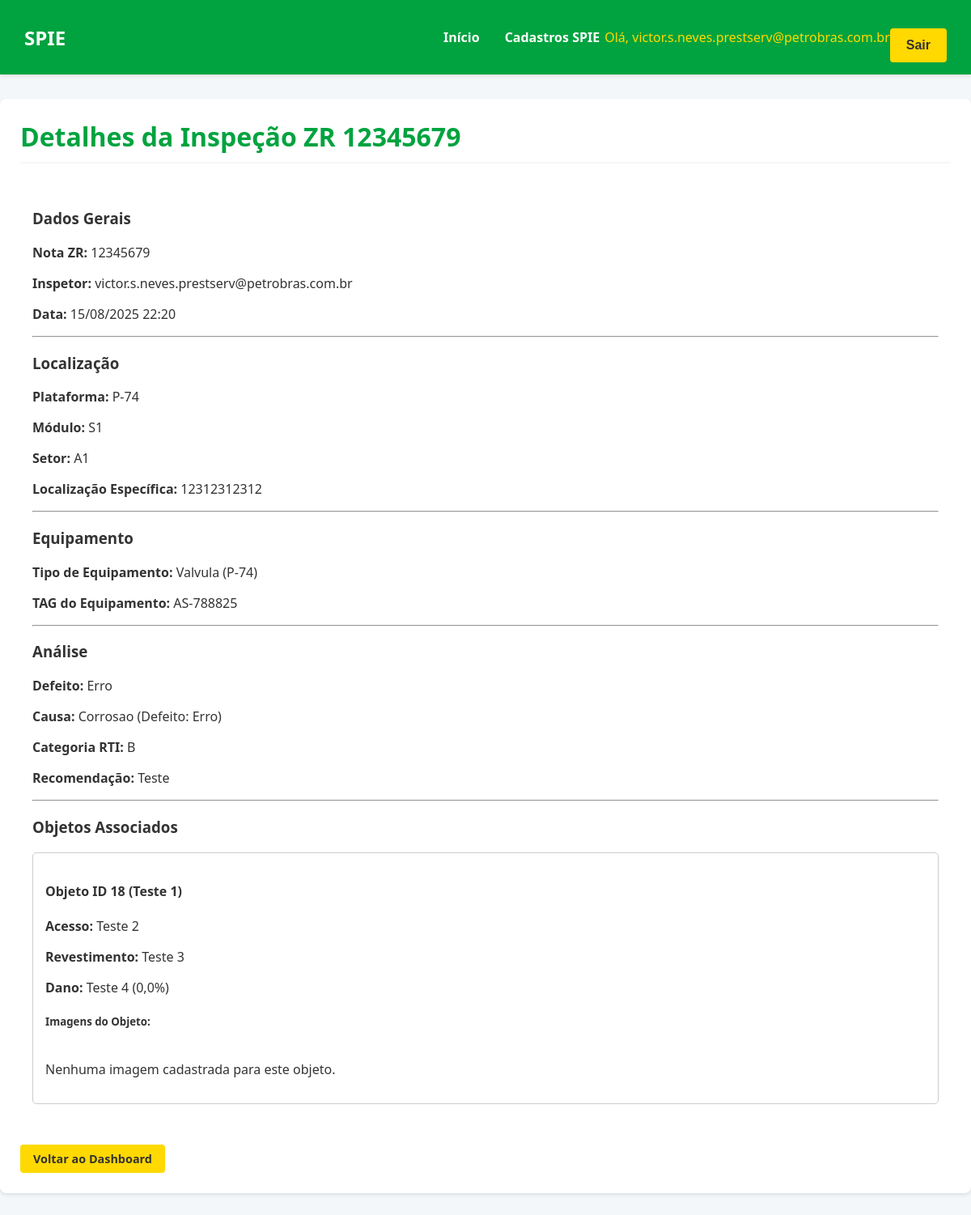
Page /inspecao/inspecao/2/ (signed in) on the committed database.
### spie/models.py (models this page shows, shortened)
class Inspecao(models.Model):
    usuario = models.ForeignKey(User, on_delete=models.PROTECT, related_name="inspecoes", verbose_name="Inspetor")
    nota_zr = models.CharField(max_length=8, unique=True, verbose_name="Nota ZR")
    plataforma = models.ForeignKey(Plataforma, on_delete=models.PROTECT)
    modulo = models.ForeignKey(Modulo, on_delete=models.PROTECT)
    setor = models.ForeignKey(Setor, on_delete=models.PROTECT)
    localizacao = models.CharField(max_length=255, verbose_name="Localização")
    tipo_equipamento = models.ForeignKey(TipoEquipamento, on_delete=models.PROTECT, verbose_name="Tipo de Equipamento")
    tag_equipamento = models.ForeignKey(TagEquipamento, on_delete=models.PROTECT, verbose_name="TAG do Equipamento")
    defeito = models.ForeignKey(Defeito, on_delete=models.PROTECT)
    causa = models.ForeignKey(Causa, on_delete=models.PROTECT)
    categoria_rti = models.ForeignKey(CategoriaRTI, on_delete=models.PROTECT, verbose_name="Categoria RTI")
    recomendacao = models.ForeignKey(Recomendacao, on_delete=models.PROTECT, verbose_name="Recomendação")
    objetos = models.ManyToManyField(Objeto, related_name="inspecoes")
    data_criacao = models.DateTimeField(auto_now_add=True)
    class Meta:
        verbose_name = "Inspeção"
        verbose_name_plural = "Inspeções"
        ordering = ['-data_criacao']

class Modulo(models.Model):
    nome = models.CharField(max_length=100, unique=True)

class Setor(models.Model):
    nome = models.CharField(max_length=100, unique=True)

class TipoEquipamento(models.Model):
    nome = models.CharField(max_length=150, unique=True, verbose_name="Tipo de Equipamento")
    plataforma = models.ForeignKey(Plataforma, on_delete=models.CASCADE, related_name="tipos_equipamento")
    def __str__(self): return f"{self.nome} ({self.plataforma.nome})"

class TagEquipamento(models.Model):
    chave = models.CharField(max_length=100, unique=True, verbose_name="TAG do Equipamento")
    tipo_equipamento = models.ForeignKey(TipoEquipamento, on_delete=models.CASCADE, related_name="tags")

class Defeito(models.Model):
    nome = models.CharField(max_length=150, unique=True)

class Causa(models.Model):
    nome = models.CharField(max_length=150)
    defeito = models.ForeignKey(Defeito, on_delete=models.CASCADE, related_name="causas")
    def __str__(self): return f"{self.nome} (Defeito: {self.defeito.nome})"

class CategoriaRTI(models.Model):
    nome = models.CharField(max_length=100, verbose_name="Categoria RTI")
    class Meta: verbose_name_plural = "Categorias RTI"

class Recomendacao(models.Model):
    nome = models.CharField(max_length=255)
    class Meta: verbose_name = "Recomendação"; verbose_name_plural = "Recomendações"

class Objeto(models.Model):
    tipo_objeto = models.ForeignKey(TipoObjeto, on_delete=models.PROTECT)
    acesso = models.ForeignKey(Acesso, on_delete=models.PROTECT)
    revestimento = models.ForeignKey(Revestimento, on_delete=models.PROTECT)
    dano = models.ForeignKey(Dano, on_delete=models.PROTECT)
    ex_dano = models.FloatField(default=0, verbose_name="Extensão do Dano (%)")
    complemento = models.TextField(blank=True, null=True)
    def __str__(self):
        return f"Objeto ID {self.id} ({self.tipo_objeto.nome})"

class TipoObjeto(models.Model):
    nome = models.CharField(max_length=100, unique=True)

class Acesso(models.Model):
    nome = models.CharField(max_length=100, unique=True)

class Revestimento(models.Model):
    nome = models.CharField(max_length=100, unique=True)

class Dano(models.Model):
    nome = models.CharField(max_length=100, unique=True)

### core/models.py (models this page shows, shortened)
class Plataforma(models.Model):
    nome = models.CharField(max_length=100, unique=True)

### spie/views.py (the view)
# urls.py: path('inspecao/<int:pk>/', views.InspecaoDetailView.as_view(), name='inspecao_detail'),
class InspecaoDetailView(LoginRequiredMixin, DetailView):
    model = Inspecao
    template_name = 'spie/inspecao_detail.html'
    context_object_name = 'inspecao'
    def get_queryset(self):
        return Inspecao.objects.select_related(
            'usuario', 'plataforma', 'modulo', 'setor', 'tipo_equipamento',
            'tag_equipamento', 'defeito', 'causa', 'categoria_rti', 'recomendacao'
        ).prefetch_related('objetos__imagens')
    def get_context_data(self, **kwargs):
        context = super().get_context_data(**kwargs)
        context['titulo'] = f"Detalhes da Inspeção ZR {self.object.nota_zr}"
        return context

### spie/templates/spie/inspecao_detail.html (shortened to what this page needs)
{% extends 'spie/base.html' %}
{% block content %}
<h1>{{ titulo }}</h1>
<div class.card>
    <div class="card-body">
        <h3>Dados Gerais</h3>
        <p><strong>Nota ZR:</strong> {{ inspecao.nota_zr }}</p>
        <p><strong>Inspetor:</strong> {{ inspecao.usuario.get_full_name|default:inspecao.usuario.username }}</p>
        <p><strong>Data:</strong> {{ inspecao.data_criacao|date:"d/m/Y H:i" }}</p>
        <hr>
        <h3>Localização</h3>
        <p><strong>Plataforma:</strong> {{ inspecao.plataforma.nome }}</p>
        <p><strong>Módulo:</strong> {{ inspecao.modulo.nome }}</p>
        <p><strong>Setor:</strong> {{ inspecao.setor.nome }}</p>
        <p><strong>Localização Específica:</strong> {{ inspecao.localizacao }}</p>
        <hr>
        <h3>Equipamento</h3>
        <p><strong>Tipo de Equipamento:</strong> {{ inspecao.tipo_equipamento }}</p>
        <p><strong>TAG do Equipamento:</strong> {{ inspecao.tag_equipamento.chave }}</p>
        <hr>
        <h3>Análise</h3>
        <p><strong>Defeito:</strong> {{ inspecao.defeito.nome }}</p>
        <p><strong>Causa:</strong> {{ inspecao.causa }}</p>
        <p><strong>Categoria RTI:</strong> {{ inspecao.categoria_rti.nome }}</p>
        <p><strong>Recomendação:</strong> {{ inspecao.recomendacao.nome }}</p>
        <hr>
        <h3>Objetos Associados</h3>
        {% for objeto in inspecao.objetos.all %}
            <div style="border: 1px solid #ccc; padding: 15px; margin-bottom: 15px; border-radius: 5px;">
                <h4>{{ objeto }}</h4>
                <p><strong>Acesso:</strong> {{ objeto.acesso.nome }}</p>
                <p><strong>Revestimento:</strong> {{ objeto.revestimento.nome }}</p>
                <p><strong>Dano:</strong> {{ objeto.dano.nome }} ({{ objeto.ex_dano }}%)</p>
                <h5>Imagens do Objeto:</h5>
                <div style="display: flex; flex-wrap: wrap; gap: 10px;">
                    {% for imagem in objeto.imagens.all %}
                        <a href="{{ imagem.imagem.url }}" target="_blank">
                            <img src="{{ imagem.imagem.url }}" alt="Imagem do objeto" style="max-height: 150px; border: 1px solid #ddd; border-radius: 4px;">
                        </a>
                    {% empty %}
                        <p>Nenhuma imagem cadastrada para este objeto.</p>
                    {% endfor %}
                </div>
            </div>
        {% empty %}
            <p>Nenhum objeto associado a esta inspeção.</p>
        {% endfor %}
    </div>
</div>
<a href="{% url 'spie:dashboard' %}" class="btn btn-edit" style="margin-top: 20px;">Voltar ao Dashboard</a>
{% endblock %}

### spie/templates/spie/base.html (shortened to what this page needs)
{% load static %}
<!DOCTYPE html>
<html lang="pt-br">
<head>
    <link rel="stylesheet" href="{% static 'core/css/style.css' %}">
</head>
<body>
    <header class="header">
        <div class="logo">
            <a href="{% url 'hub' %}">SPIE</a> </div>
        <nav>
    {% if user.is_authenticated %}
        <a href="{% url 'hub' %}">Início</a>
        <div class="nav-dropdown">
            <button class="nav-dropbtn">Cadastros SPIE</button>
        </div>
        <span style="color: var(--amarelo-petrobras); margin-left: auto;">
            Olá, {{ user.username }}
        </span>
        <form action="{% url 'logout' %}" method="post" style="display: inline;">
            <button type="submit" class="logout-button">Sair</button>
        </form>
    {% else %}
        <a href="{% url 'login' %}">Entrar</a>
    {% endif %}
</nav>
    </header>
    <main class="container">
        {% block content %}
        {% endblock %}
    </main>
</body>
</html>

### core/static/core/css/style.css (style rules this page uses)
:root { --verde-petrobras: #00A33F; --amarelo-petrobras: #FFD900; --verde-escuro: #00732E; --cinza-texto: #333333; --cinza-fundo: #f4f7fa; --branco: #ffffff; --borda-cor: #dddddd; --sombra-cor: rgba(0, 0, 0, 0.1); }
body { font-family: "Segoe UI", Roboto, "Helvetica Neue", Arial, sans-serif; background-color: var(--cinza-fundo); color: var(--cinza-texto); margin: 0; }
.header { background-color: var(--verde-petrobras); padding: 15px 30px; box-shadow: 0 2px 4px var(--sombra-cor); color: var(--branco); display: flex; justify-content: space-between; align-items: center; }
.header .logo { font-size: 1.5em; font-weight: bold; }
.header .logo a { color: var(--branco); text-decoration: none; }
.header nav a { color: var(--branco); text-decoration: none; font-weight: bold; margin-left: 25px; transition: color 0.3s ease; }
.container { max-width: 1200px; margin: 30px auto; padding: 25px; background-color: var(--branco); border-radius: 8px; box-shadow: 0 2px 4px var(--sombra-cor); }
h1, h2 { color: var(--verde-petrobras); border-bottom: 2px solid var(--cinza-fundo); padding-bottom: 10px; margin-top: 0; }
form { margin-top: 20px; }
button[type="submit"] { background-color: var(--amarelo-petrobras); color: var(--cinza-texto); font-weight: bold; padding: 12px 20px; border: none; border-radius: 4px; cursor: pointer; font-size: 1em; transition: background-color 0.3s ease; }
.card-body { padding: 15px; flex-grow: 1; }
.btn { text-decoration: none; padding: 8px 16px; border-radius: 4px; font-weight: bold; font-size: 0.9em; transition: all 0.3s ease; display: inline-block; }
.btn-edit { background-color: var(--amarelo-petrobras); color: var(--cinza-texto); }
nav { display: flex; align-items: center; }
.nav-dropdown { position: relative; display: inline-block; margin-left: 25px; }
.nav-dropbtn { background: none; border: none; color: var(--branco); font-weight: bold; font-size: 1em; cursor: pointer; font-family: inherit; }

### rows in the picture
Inspecao: nota_zr "12345679", usuario.get_full_name "victor.s.neves.prestserv@petrobras.com.br", data_criacao "15/08/2025 22:20", plataforma.nome "P-74", modulo.nome "S1", setor.nome "A1", localizacao "12312312312", tipo_equipamento "Valvula (P-74)", tag_equipamento.chave "AS-788825", defeito.nome "Erro", causa "Corrosao (Defeito: Erro)", categoria_rti.nome "B", recomendacao.nome "Teste"
Objeto: id+tipo_objeto "Objeto ID 18 (Teste 1)", acesso.nome "Teste 2", revestimento.nome "Teste 3", dano.nome "Teste 4", ex_dano "0,0"

### other values in the picture
{{ user.username }} "victor.s.neves.prestserv@petrobras.com.br"
{{ titulo }} "Detalhes da Inspeção ZR 12345679"
